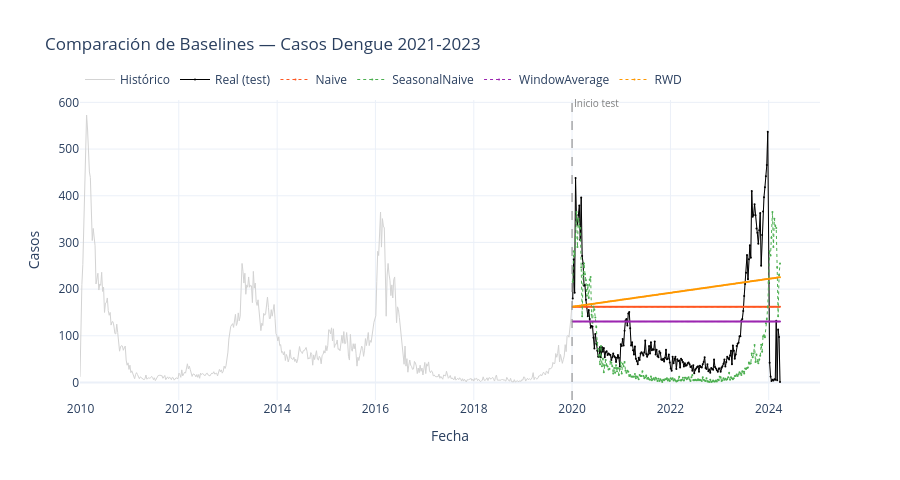

Source (notebook cell):
### Code cell
# ── Visualización: pronósticos vs valores reales ─────────────────────────
test_preds = test.merge(preds, on=['unique_id', 'ds'])
modelos    = ['Naive', 'SeasonalNaive', 'WindowAverage', 'RWD']
colores    = ['#FF5722', '#4CAF50', '#9C27B0', '#FF9800']

fig = go.Figure()

# Datos históricos completos (fondo)
fig.add_trace(go.Scatter(x=df.ds, y=df.y, mode='lines', name='Histórico',
                          line=dict(color='lightgray', width=1)))

# Período de prueba real
fig.add_trace(go.Scatter(x=test.ds, y=test.y, mode='lines+markers',
                          name='Real (test)', line=dict(color='black', width=1),
                          marker=dict(size=2)))

# Pronósticos de cada modelo
for modelo, color in zip(modelos, colores):
    fig.add_trace(go.Scatter(x=test_preds.ds, y=test_preds[modelo],
                              mode='lines+markers', name=modelo,
                              line=dict(color=color, width=1, dash='dot'),
                              marker=dict(size=2)))

fig.add_shape(type='line', xref='x', yref='paper',
              x0=fecha_corte, x1=fecha_corte, y0=0, y1=1,
              line=dict(dash='dash', color='gray', width=1))
fig.add_annotation(x=fecha_corte, y=1.02, yref='paper',
                   text='Inicio test', showarrow=False,
                   font=dict(size=10, color='gray'), xanchor='left')
fig.update_layout(
    title='Comparación de Baselines — Casos Dengue 2021-2023',
    xaxis_title='Fecha', yaxis_title='Casos',
    height=480, template='plotly_white',
    legend=dict(orientation='h', yanchor='bottom', y=1.02)
)
fig.show()

### Figure 1 — Plotly figure (JSON) as saved in the notebook; plotly's stock layout.template omitted (floating-point values rounded to 4 significant figures; data arrays with more than 128 entries replaced by an {"elided": "..."} marker saying what was removed)
{"data": [{"line": {"color": "lightgray", "width": 1}, "mode": "lines", "name": "Histórico", "type": "scatter", "x": {"elided": "744 str values"}, "y": {"elided": "744 float values"}}, {"line": {"color": "black", "width": 1}, "marker": {"size": 2}, "mode": "lines+markers", "name": "Real (test)", "type": "scatter", "x": {"elided": "221 str values"}, "y": {"elided": "221 float values"}}, {"line": {"color": "#FF5722", "dash": "dot", "width": 1}, "marker": {"size": 2}, "mode": "lines+markers", "name": "Naive", "type": "scatter", "x": {"elided": "221 str values"}, "y": {"elided": "221 float values"}}, {"line": {"color": "#4CAF50", "dash": "dot", "width": 1}, "marker": {"size": 2}, "mode": "lines+markers", "name": "SeasonalNaive", "type": "scatter", "x": {"elided": "221 str values"}, "y": {"elided": "221 float values"}}, {"line": {"color": "#9C27B0", "dash": "dot", "width": 1}, "marker": {"size": 2}, "mode": "lines+markers", "name": "WindowAverage", "type": "scatter", "x": {"elided": "221 str values"}, "y": {"elided": "221 float values"}}, {"line": {"color": "#FF9800", "dash": "dot", "width": 1}, "marker": {"size": 2}, "mode": "lines+markers", "name": "RWD", "type": "scatter", "x": {"elided": "221 str values"}, "y": {"elided": "221 float values"}}], "layout": {"annotations": [{"font": {"color": "gray", "size": 10}, "showarrow": false, "text": "Inicio test", "x": "2020-01-01", "xanchor": "left", "y": 1.02, "yref": "paper"}], "height": 480, "legend": {"orientation": "h", "y": 1.02, "yanchor": "bottom"}, "shapes": [{"line": {"color": "gray", "dash": "dash", "width": 1}, "type": "line", "x0": "2020-01-01", "x1": "2020-01-01", "xref": "x", "y0": 0, "y1": 1, "yref": "paper"}], "title": {"text": "Comparación de Baselines — Casos Dengue 2021-2023"}, "xaxis": {"title": {"text": "Fecha"}}, "yaxis": {"title": {"text": "Casos"}}}}
